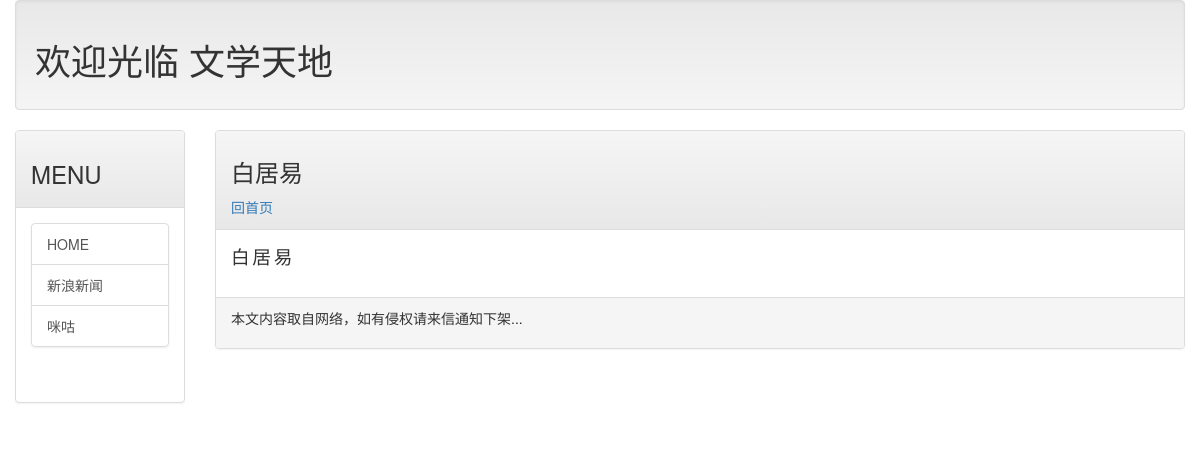
Page /post/baijuyi on the earlier database version.
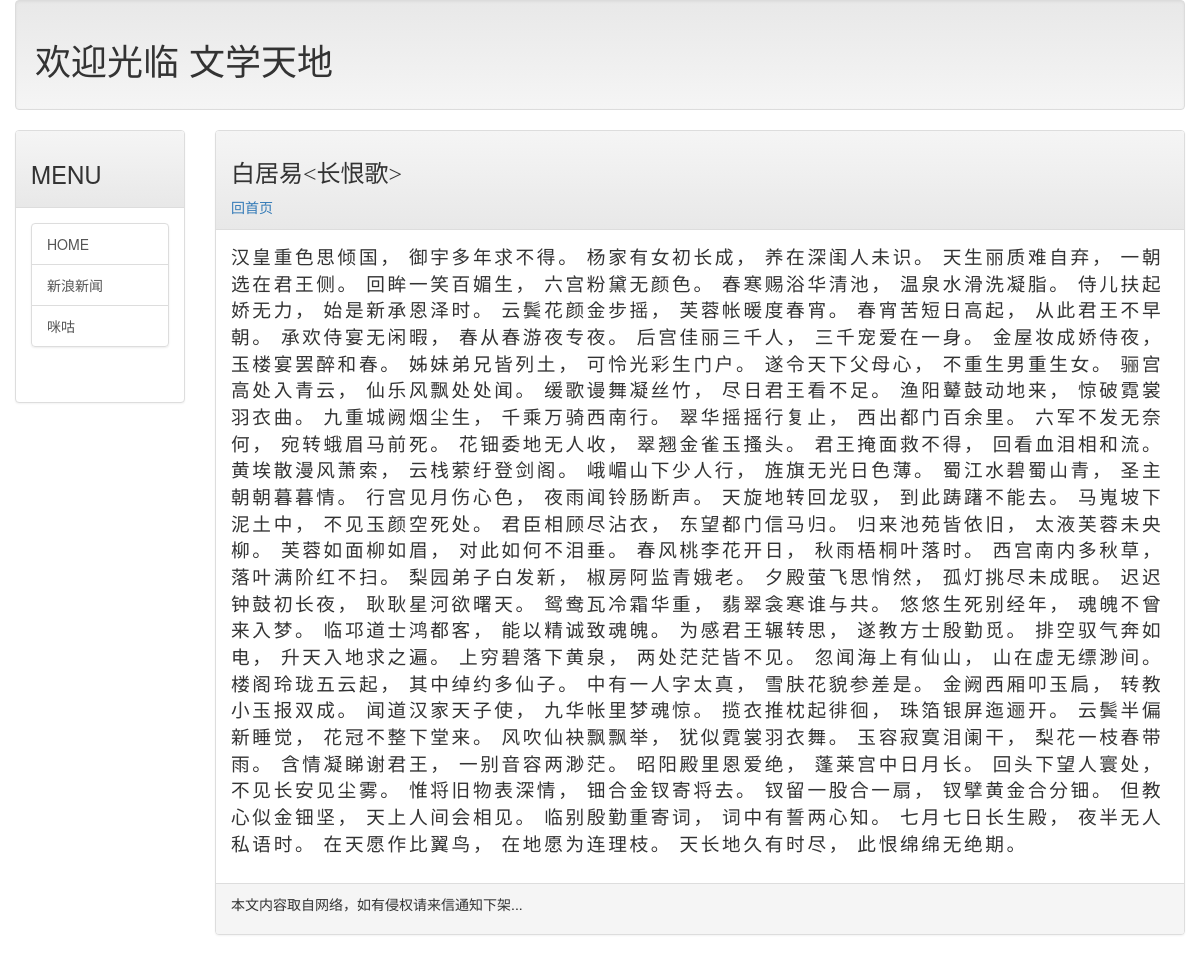
Same page on the later database version.
### rango/models.py (models this page shows, shortened)
class Post(models.Model):
	title = models.CharField(max_length=200)
	slug = models.CharField(max_length=200)
	body = models.TextField()
	pub_date = models.DateTimeField(default=timezone.now)
	class Meta:
		ordering = ('-pub_date',)

### rango/views.py (the view)
# urls.py: url(r'^post/(\w+)$',showpost),
def showpost(request, slug):
	template = get_template('post.html')
	try:
		post = Post.objects.get(slug=slug)
		if post != None:
			html = template.render(locals())
			return HttpResponse(html)
	except:
		return redirect('/')

### templates/post.html (shortened to what this page needs)
{% extends 'base.html' %}
{% block headmessage%}
	<h3 style='font-family:微软雅黑;'>{{ post.title }}</h3>
	<a style='font-family:微软雅黑;' href='/'>回首页</a>
{% endblock %}
{% block content %}
		<p style='font-family:微软雅黑;font-size:14pt;letter-spacing:2pt;'>
	        {{ post.body }}</a>
		</p>
{% endblock %}

Differences in the rows shown:
changed Post: title "白居易" → "白居易<长恨歌>"; body "白居易" → "汉皇重色思倾国， 御宇多年求不得。 杨家有女初长成， 养在深闺人未识。 天生丽质难自弃， 一朝选在君王侧。 回眸一笑百媚生， 六宫粉黛无颜色。 春寒赐浴华清池， 温泉水滑洗凝脂。 侍儿扶起娇无力， 始是新承恩泽时。 云鬓花颜金步摇， 芙蓉帐暖度春宵。 春宵苦短日高起， 从此君王不早朝。 承欢侍宴无闲暇， 春从春游夜专夜。 后宫佳丽三千人， 三千宠爱在一身。 金屋妆成娇侍夜， 玉楼宴罢醉和春。 姊妹弟兄皆列土， 可怜光彩生门户。 遂令天下父母心， 不重生男重生女。 骊宫高处入青云， 仙乐风飘处处闻。 缓歌谩舞凝丝竹， 尽日君王看不足。 渔阳鼙鼓动地来， 惊破霓裳羽衣曲。 九重城阙烟尘生， 千乘万骑西南行。 翠华摇摇行复止， 西出都门百余里。 六军不发无奈何， 宛转蛾眉马前死。 花钿委地无人收， 翠翘金雀玉搔头。 君王掩面救不得， 回看血泪相和流。 黄埃散漫风萧索， 云栈萦纡登剑阁。 峨嵋山下少人行， 旌旗无光日色薄。 蜀江水碧蜀山青， 圣主朝朝暮暮情。 行宫见月伤心色， 夜雨闻铃肠断声。 天旋地转回龙驭， 到此踌躇不能去。 马嵬坡下泥土中， 不见玉颜空死处。 君臣相顾尽沾衣， 东望都门信马归。 归来池苑皆依旧， 太液芙蓉未央柳。 芙蓉如面柳如眉， 对此如何不泪垂。 春风桃李花开日， 秋雨梧桐叶落时。 西宫南内多秋草， 落叶满阶红不扫。 梨园弟子白发新， 椒房阿监青娥老。 夕殿萤飞思悄然， 孤灯挑尽未成眠。 迟迟钟鼓初长夜， 耿耿星河欲曙天。 鸳鸯瓦冷霜华重， 翡翠衾寒谁与共。 悠悠生死别经年， 魂魄不曾来入梦。 临邛道士鸿都客， 能以精诚致魂魄。 为感君王辗转思，…"
